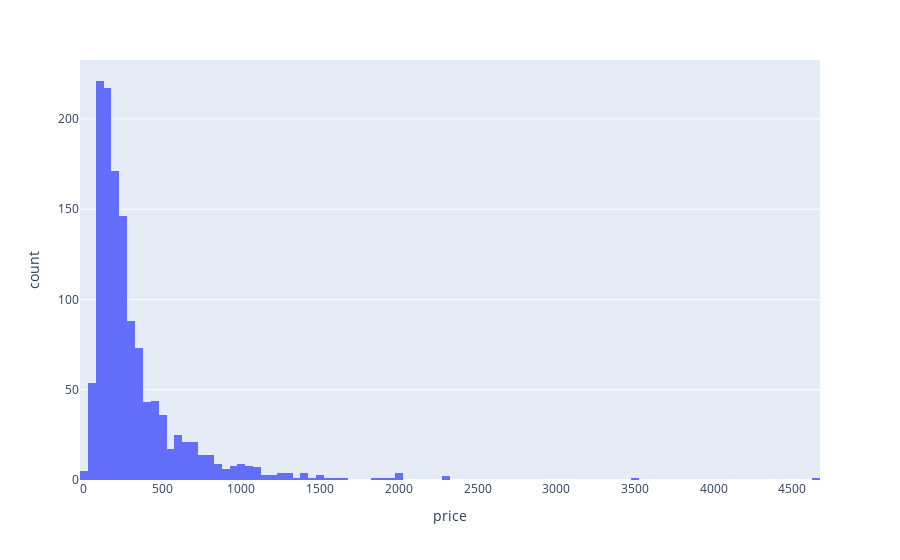

Notebook code for this chart:
### Markdown cell above
The plot shows that Xiaomi in the years 2020-2025 has released the most amount of smartphones, followed by oppo and realme, other chinese manufacturers.

This might mean that they try to target all market segments with their phone models. This will be investigated in consequent graphs.

### Code cell
pdf = df[['price']]
px.histogram(pdf, x='price')

### Figure 1 — Plotly figure (JSON) as saved in the notebook; plotly's stock layout.template omitted (floating-point values rounded to 4 significant figures; data arrays with more than 128 entries replaced by an {"elided": "..."} marker saying what was removed)
{"data": [{"bingroup": "x", "hovertemplate": "price=%{x}<br>count=%{y}<extra></extra>", "legendgroup": "", "marker": {"color": "#636efa", "pattern": {"shape": ""}}, "name": "", "orientation": "v", "showlegend": false, "type": "histogram", "x": {"elided": "1359 float values"}, "xaxis": "x", "yaxis": "y"}], "layout": {"barmode": "relative", "legend": {"tracegroupgap": 0}, "margin": {"t": 60}, "xaxis": {"anchor": "y", "domain": [0, 1], "title": {"text": "price"}}, "yaxis": {"anchor": "x", "domain": [0, 1], "title": {"text": "count"}}}}
